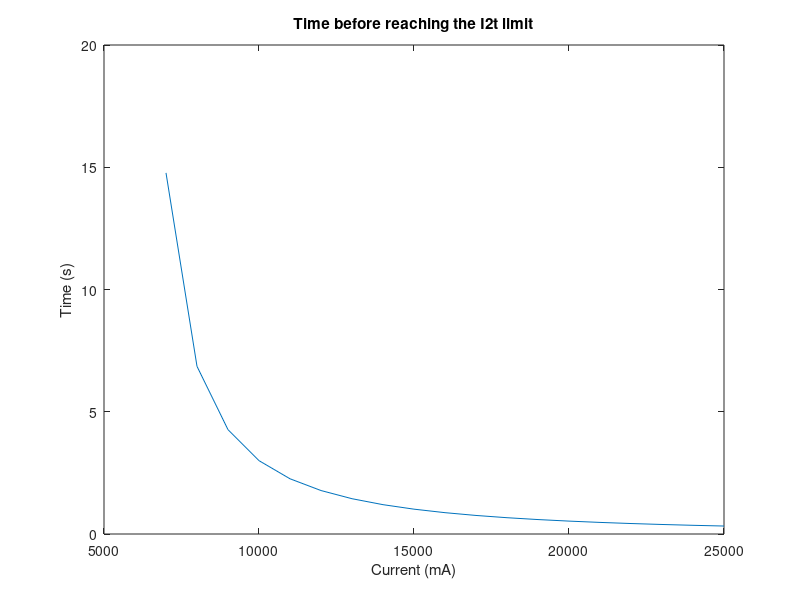

This figure's MATLAB source:
% I2t current limit: user
% JFDuval, Dephy, Inc. 06/14/2017

% Note: use this file to get your #define values. i2t_1.m can be used to test
% your values with different profiles.

clc;
close all;
clear all;
format short eng

% Period, i2t_compute() call:
dt = 100e-3;    %Every 100ms

disp('Program these values in i2t-current-limit.h:')
disp('============================================')

% The algorithm uses 8bit values: we need to scale down the maximum current
% accordingly.
% Ex.: if you read ±11bits (±2048), 2048/256 = 8, so shift 3
% In this project, we use ctrl.current.actual_val, an int32 value. 
% It is limited to ±30000mA (max that our sensor can read)
% 30000/256 = 117 => shift 7 (div by 128). 30A will give us 234

I2C_SCALE_DOWN_SHIFT = 7  % Closest bitshift available
SCALE = 128;              % (Octave only, avoids bitwise operations)

% Maximum average current you want to support:
maxAvgCurrent = 6000;    %mA
I2T_LEAK = (maxAvgCurrent / SCALE)^2

% Maximum current you want to support, and duration:
currentLimit = 10000;     %mA
currentLimitTime = 3;   %s
I2T_LIMIT = (currentLimitTime / dt) * ((currentLimit/SCALE)^2 - I2T_LEAK)

%At what fraction of the max to you want a warning? (0-1)
warn = 0.8;
I2T_WARNING = warn * I2T_LIMIT

% Plotting:
CURR = 6000:1000:25000;
tmp = (CURR./SCALE).^2;
time = (I2T_LIMIT * dt) ./ ( tmp - I2T_LEAK );
figure()
plot(CURR, time)
title('Time before reaching the I2t limit')
xlabel('Current (mA)')
ylabel('Time (s)')